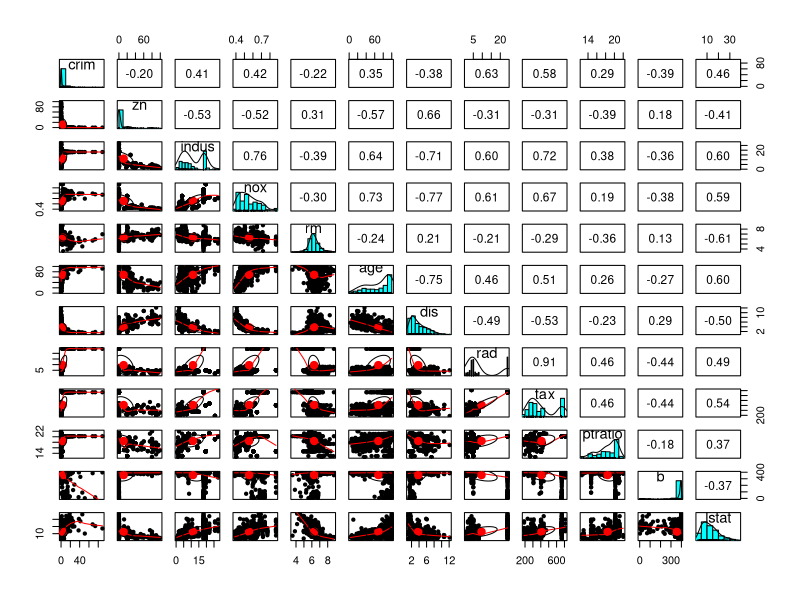
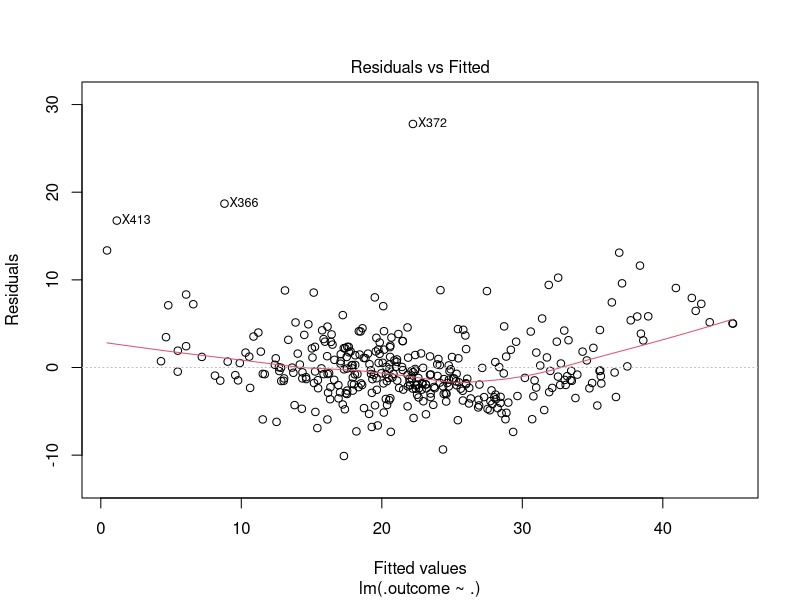
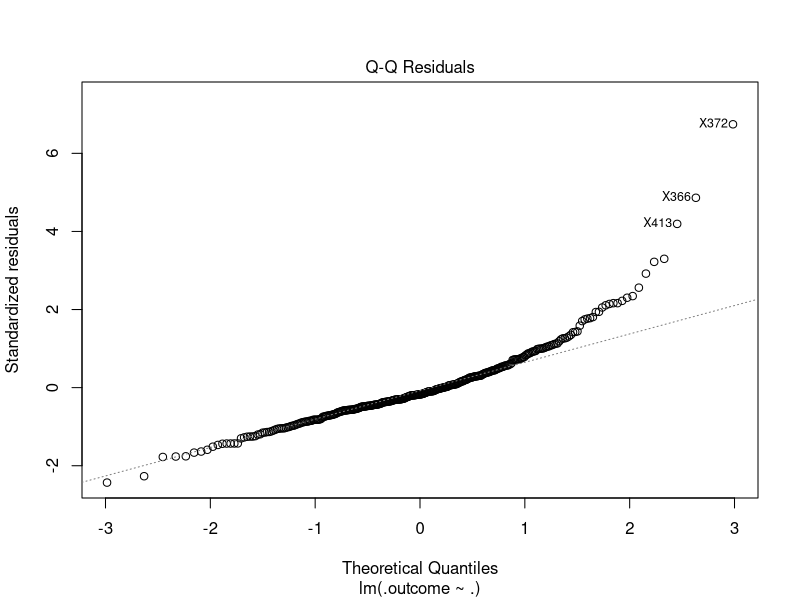
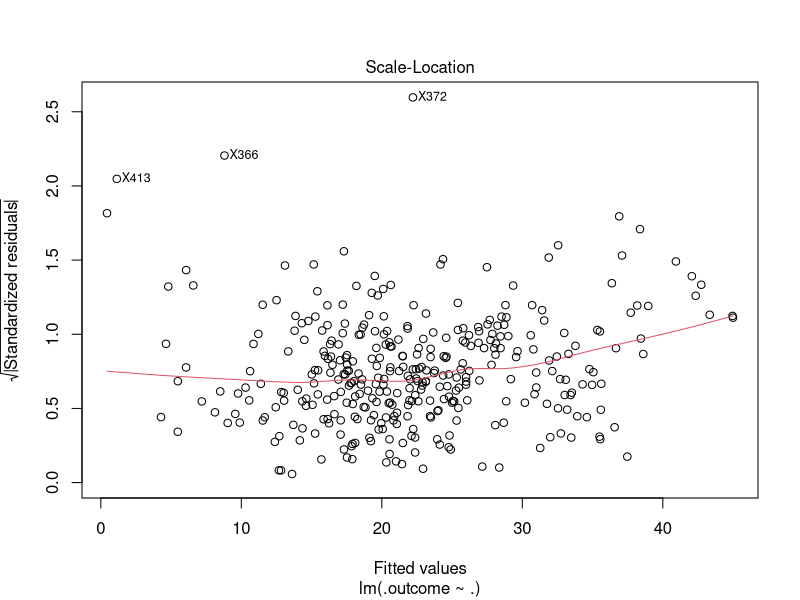
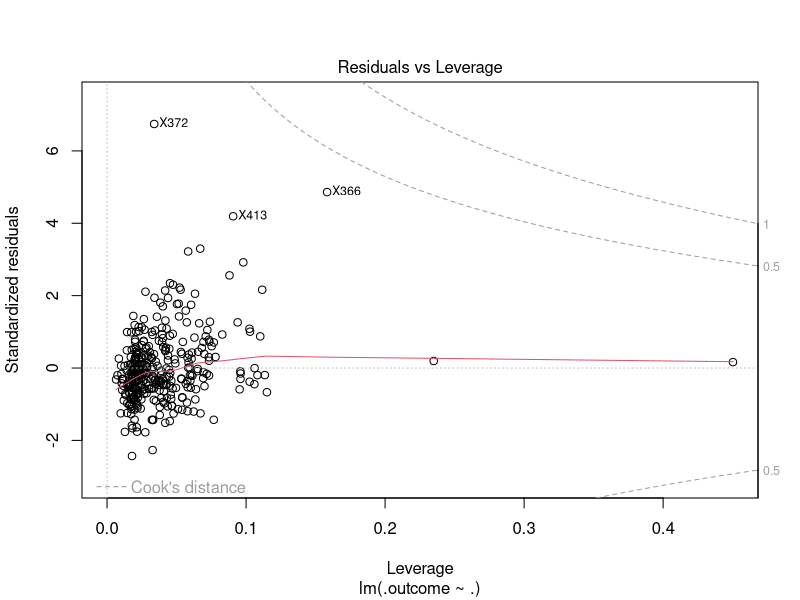
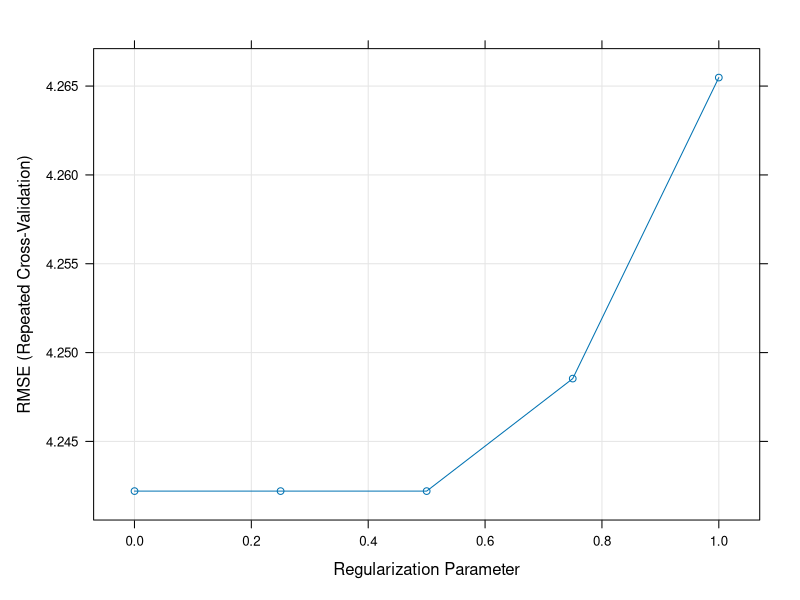
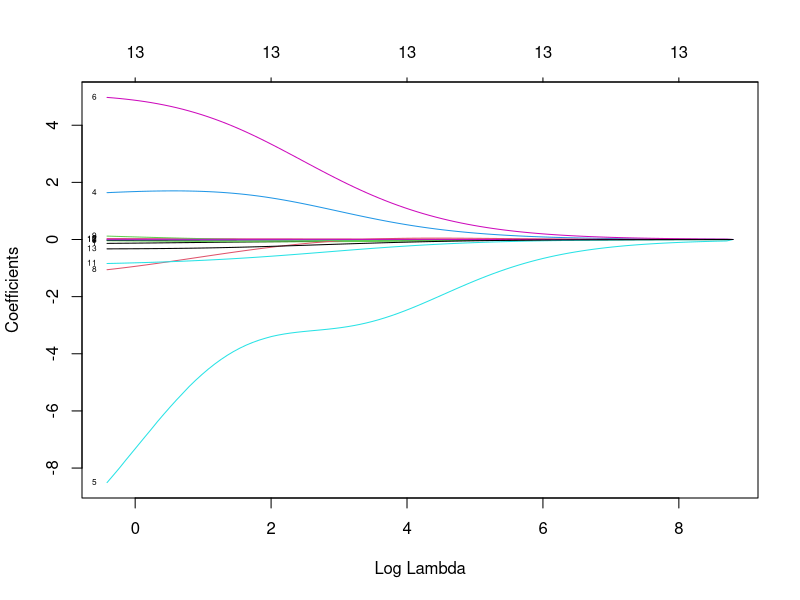
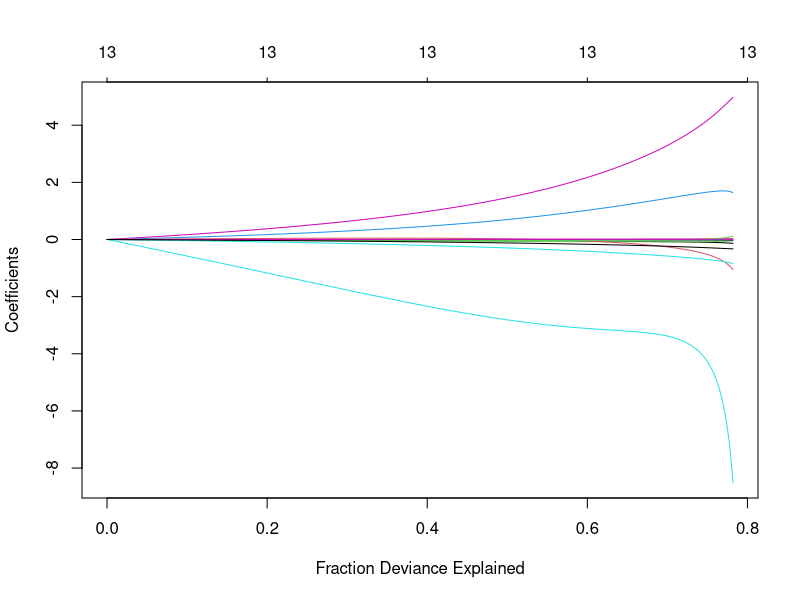

Reproduce these figures in R, in order.
install.packages("glmnet")
install.packages("caret")
install.packages("mlbench")
install.packages("psych")


library(glmnet)
library(caret)
library(mlbench)
library(psych)


?BostonHousing
data("BostonHousing")
mydata <- BostonHousing


nrow(mydata)
ncol(mydata)
str(mydata)


pairs.panels(mydata[c(-4,-14)],cex = 1)


## Data Division


set.seed(222)            ## to get rpeatable results
independent <- sample(2,nrow(mydata),replace = TRUE,prob = c(0.7,0.3)) # sampling with replacement
train <- mydata[independent == 1,]
test <- mydata[independent == 2,]


## Cross Validation


custom <- trainControl(method = "repeatedcv",
                       number = 10,
                       repeats = 5, verboseIter = T)


## Linear Model


set.seed(1234)
lm <- train(medv ~. ,
            train,
            method = 'lm',trControl = custom)

lm
lm$results
summary(lm)
plot(lm$finalModel)



## Ridge


set.seed(1234)
RIDGE <- train(medv~.,train,
               method = 'glmnet',
               tuneGrid = expand.grid(alpha=0,
                                      lambda = seq(0.0001,1,length = 5)),
               trControl = custom)

RIDGE
plot(RIDGE)
RIDGE$modelInfo
RIDGE$method
RIDGE$modelType
RIDGE$dots
?plot
plot(RIDGE$finalModel,xvar = "lambda", label = TRUE)
plot(RIDGE$finalModel,xvar = "dev")
plot(varImp(RIDGE, scale=T))



## LASSO


set.seed(1234)
lasso <- train(medv~.,train,
               method = 'glmnet',
               tuneGrid = expand.grid(alpha=1,
                                      lambda = seq(0.0001,0.2,length = 5)),
               trControl = custom)
lasso
lasso$results
plot(lasso)
plot(lasso$finalModel,xvar = "lambda",label = T)
plot(lasso$finalModel,xvar = "dev")
plot(varImp(lasso,scale = 'F'))


## Elastic Net


set.seed(1234)
elasticnet <- train(medv~.,train,
               method = 'glmnet',
               tuneGrid = expand.grid(alpha=seq(0,1,length=10),
                                      lambda = seq(0.0001,0.2,length = 5)),
               trControl = custom)



plot(elasticnet,xvar='lambda',label = T)
plot(elasticnet$finalModel,xvar = 'lambda',label = TRUE)


# Comparing the models


models <- list(linear_model = lm, Ridge = RIDGE, Lasso = lasso,Elastic = elasticnet)
resamples <- resamples(models)
summary(resamples)


##box and whiskers plot
bwplot(resamples,col = 'red')
?xyplot
xyplot(resamples,metric = 'RMSE',col = 'blue')


lasso$bestTune
bestmodel <- lasso$bestTune
coef(bestmodel, s = lasso$bestTune$alpha)


## Predicition 


predection <- predict(lasso,train)
sqrt(mean(train$medv-predection)^2)

predection1 <- predict(lasso,test)
sqrt(mean(test$medv-predection1)^2)